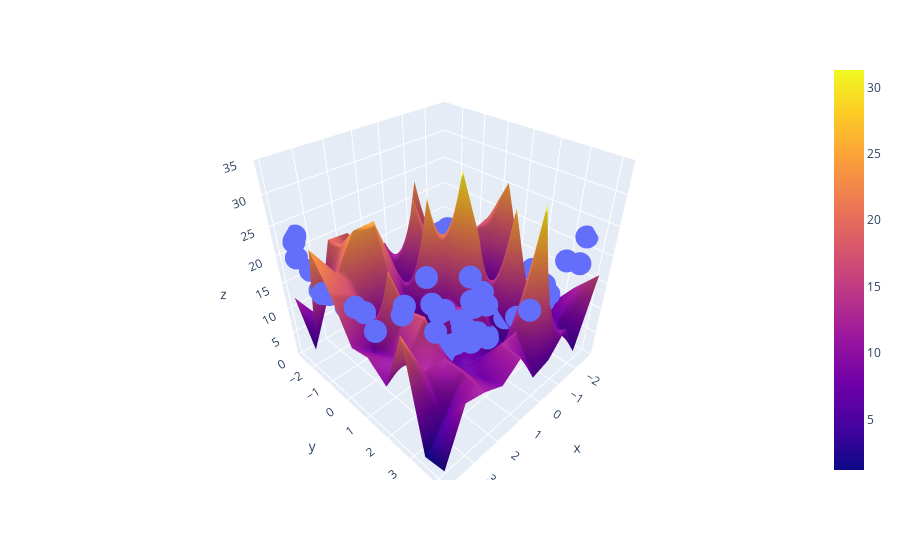

The notebook cell saved with this chart:
### Code cell
fig = px.scatter_3d(x=x.ravel(), y=y.ravel(), z=z.ravel())

fig.add_trace(go.Surface(x = x_input, y = y_input, z =z_final))

fig.update_layout(scene = dict(zaxis = dict(range=[0,35])))

fig.show()
